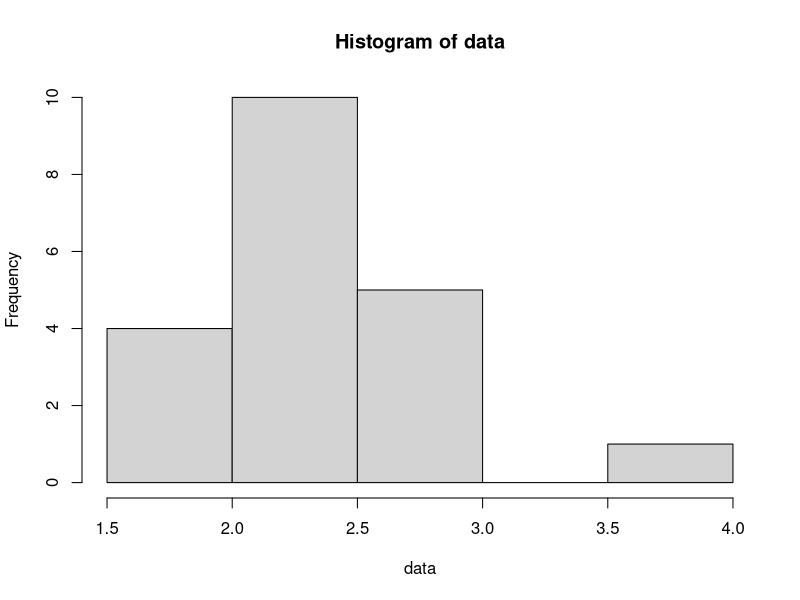
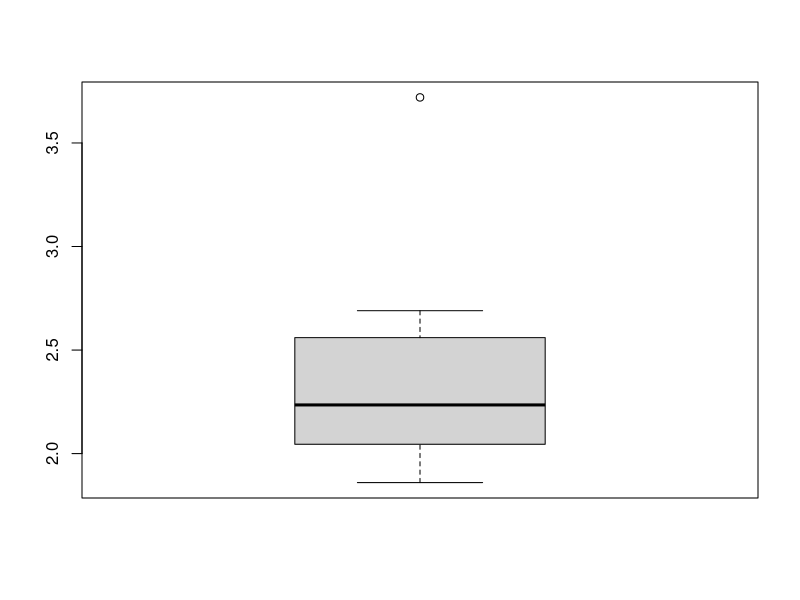

Write R code to recreate these figures, in order.
library(dplyr)

data = c(3.72,2.69,2.64,2.62,2.61,2.51,2.44,2.37,2.26,2.25,2.22,2.16,2.13,2.07,2.07,2.02,1.93,1.90,1.87,1.86)

print(mean(data, na.rm = TRUE))
print(median(data, na.rm = TRUE))
print(IQR(data, na.rm = TRUE))
print(sd(data, na.rm = TRUE))
hist(data)
boxplot(data)